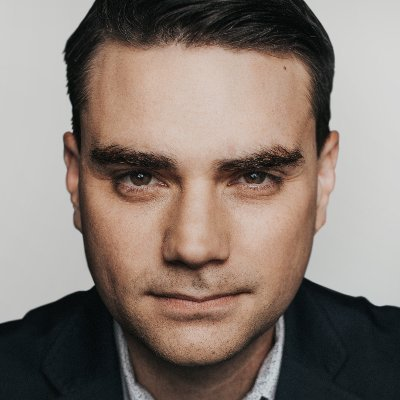
#> input picture images/source/ben.jpg, 400 x 400 px; its folder holds only this picture in this run
$ python main.py
#> lines starting #> are read from the running program, lines starting #| are printed output that depends on the picture; after the words box and inside, x2 and y2 are one past the last pixel; in counts of white or black regions, pixels touching at a corner belong together
#> in convert_images, img is the input picture: shape (400, 400, 3); mean B, G, R 114.7, 122.8, 135.8
# This is a sample Python script.

import os

import cv2
import numpy as np


def create_line_drawing_image(img):
    """
    kernel = np.array([
        [1, 1, 1, 1, 1],
        [1, 1, 1, 1, 1],
        [1, 1, 1, 1, 1],
        [1, 1, 1, 1, 1],
        [1, 1, 1, 1, 1],
        ], np.uint8)
    """

    kernel = np.ones((5, 5))

    img_gray = cv2.cvtColor(img, cv2.COLOR_BGR2GRAY)
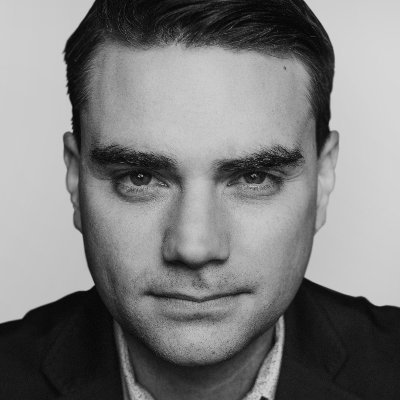
#> img_gray: shape (400, 400); min 1, max 219, mean 125.8
    # return img_gray
    img_dilated = cv2.dilate(img_gray, kernel, iterations=1)
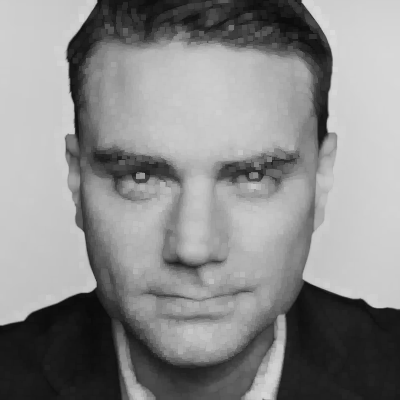
#> img_dilated: shape (400, 400); min 10, max 219, mean 138
    # return img_dilated
    img_diff = cv2.absdiff(img_dilated, img_gray)
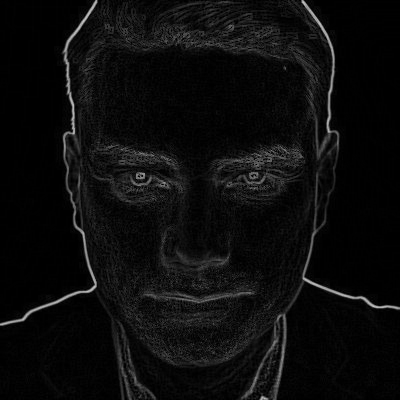
#> img_diff: shape (400, 400); min 0, max 197, mean 12.2
    # print(img_diff)

    ret, img_diff = cv2.threshold(img_diff, 20, 255, cv2.THRESH_BINARY)
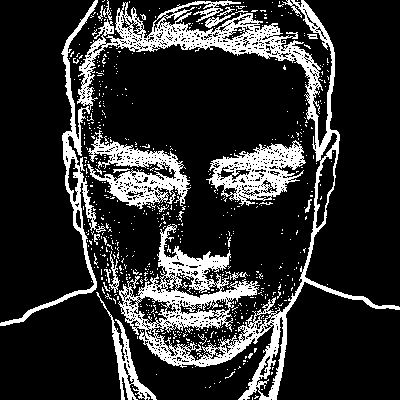
#> img_diff: shape (400, 400); 18.5% white; 677 white regions (657 under 20 px), largest, box (x1, y1, x2, y2) and area: (0, 0, 400, 400) 19572, (87, 130, 191, 209) 3141, (206, 140, 306, 206) 3021

    erode_kernel = np.ones((2, 2))

    img_diff = cv2.erode(img_diff, erode_kernel, iterations=1)
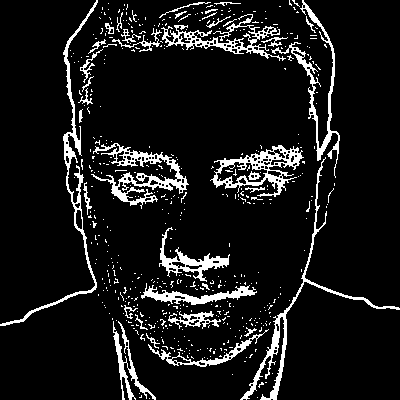
#> img_diff: shape (400, 400); 9.5% white; 501 white regions (463 under 20 px), largest, box (x1, y1, x2, y2) and area: (91, 143, 189, 209) 1685, (240, 157, 400, 400) 1619, (0, 0, 98, 326) 1567
    img_diff = cv2.dilate(img_diff, erode_kernel, iterations=1)
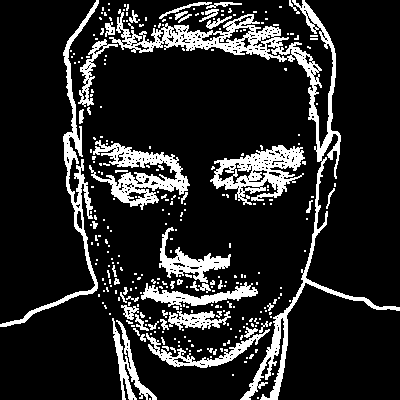
#> img_diff: shape (400, 400); 15.2% white; 306 white regions (258 under 20 px), largest, box (x1, y1, x2, y2) and area: (109, 0, 400, 400) 7463, (89, 140, 190, 210) 2590, (210, 145, 305, 205) 2573

    contour = 255 - img_diff

    return contour
    # return img_diff


def convert_images(dir_from):
    for file_name in os.listdir(dir_from):
        print(file_name)
        if file_name.endswith('.jpg'):
            print(file_name)
            img = cv2.imread(os.path.join(dir_from, file_name))
            img_contour = create_line_drawing_image(img)
            return img_contour
            # cv2.imwrite(os.path.join(dir_to, file_name), img_contour)


if __name__ == '__main__':
    dirIMG = 'images/source'
    drawn_image = convert_images(dirIMG)

    # Go through all pixels
    sizeY = len(drawn_image)
#> sizeY = 400
    sizeX = len(drawn_image[0])
#> sizeX = 400

    # Potentially make image more pixelated

    for y in range(0, sizeY):
        pixelY = y
        for x in range(0, sizeX):
            pixelX = x
            # Go to pixel y and x and draw
